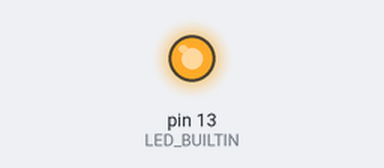
Recording of a sketch running on a simulated Arduino Uno, built with avr-gcc and run on an emulated ATmega328P. Shown: output pins drawn as LEDs (lit = HIGH).

Above: at 0.2 s.
At 14.7 s:
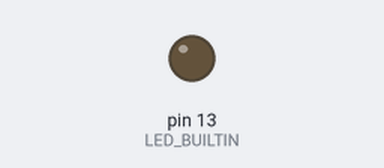
Timing chart, 0 to 15.6 s (numbered marks = the images above):
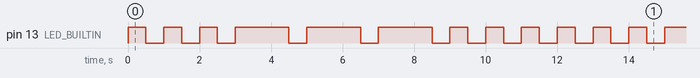

The sketch:

BlinkSOS.ino
```cpp
void setup() {
  pinMode(LED_BUILTIN, OUTPUT);
}

// the loop function runs over and over again forever
void loop() {
// S
  digitalWrite(LED_BUILTIN, HIGH);
  delay(500);
  digitalWrite(LED_BUILTIN, LOW);
  delay(500);
  digitalWrite(LED_BUILTIN, HIGH);
  delay(500);
  digitalWrite(LED_BUILTIN, LOW);
  delay(500);
  digitalWrite(LED_BUILTIN, HIGH);
  delay(500);
  digitalWrite(LED_BUILTIN, LOW);
  delay(500);
// O
  digitalWrite(LED_BUILTIN, HIGH);
  delay(1500);
  digitalWrite(LED_BUILTIN, LOW);
  delay(500);
  digitalWrite(LED_BUILTIN, HIGH);
  delay(1500);
  digitalWrite(LED_BUILTIN, LOW);
  delay(500);
  digitalWrite(LED_BUILTIN, HIGH);
  delay(1500);
  digitalWrite(LED_BUILTIN, LOW);
  delay(500);
// S
  digitalWrite(LED_BUILTIN, HIGH);
  delay(500);
  digitalWrite(LED_BUILTIN, LOW);
  delay(500);
  digitalWrite(LED_BUILTIN, HIGH);
  delay(500);
  digitalWrite(LED_BUILTIN, LOW);
  delay(500);
  digitalWrite(LED_BUILTIN, HIGH);
  delay(500);
  digitalWrite(LED_BUILTIN, LOW);
  delay(500);

}
```

Measured:
- by itself, pin 13 (LED_BUILTIN): repeats every 12.0 s: 2 × (LOW 0.50 s, HIGH 0.50 s), 3 × (LOW 0.50 s, HIGH 1.5 s), 4 × (LOW 0.50 s, HIGH 0.50 s)
- by itself, everything shown: repeats every 12.0 s, in 18 steps
